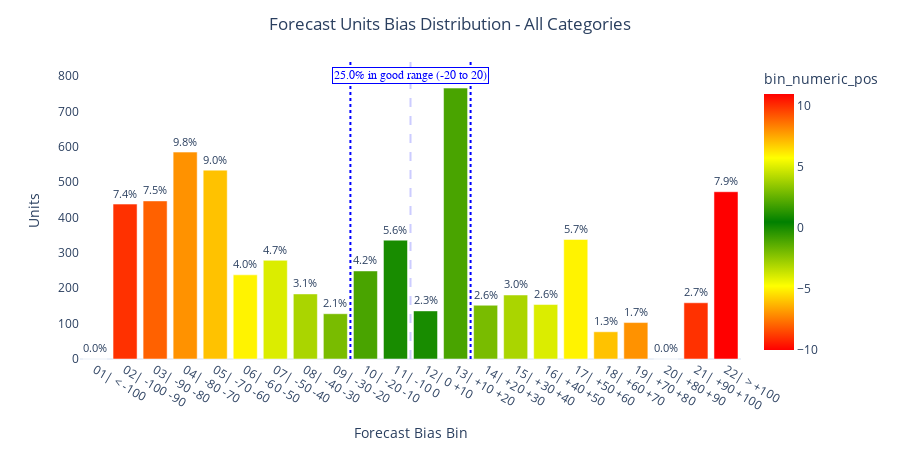

This figure's notebook cell:
### Code cell
df = (evaluation_data
    .where(~(F.col("sales_category").isin(["02| Very Low", "03| Low", "07| High Winning"]))))
FEVAL.plot_accuracy_distribution(df, method="bias").show()

### Figure 1 — Plotly figure (JSON) as saved in the notebook; plotly's stock layout.template omitted (floating-point values rounded to 4 significant figures)
{"data": [{"alignmentgroup": "True", "hovertemplate": "Forecast Bias Bin=%{x}<br>Units=%{y}<br>percentage_of_target=%{text}<br>bin_numeric_pos=%{marker.color}<extra></extra>", "legendgroup": "", "marker": {"color": [-10, -9, -8, -7, -6, -5, -4, -3, -2, -1, 0, 1, 2, 3, 4, 5, 6, 7, 8, 9, 10, 11], "coloraxis": "coloraxis", "pattern": {"shape": ""}}, "name": "", "offsetgroup": "", "orientation": "v", "showlegend": false, "text": [0, 7.4, 7.5, 9.8, 9, 4, 4.7, 3.1, 2.1, 4.2, 5.6, 2.3, 12.9, 2.6, 3, 2.6, 5.7, 1.3, 1.7, 0, 2.7, 7.9], "textposition": "outside", "texttemplate": "%{text:.1f}%", "type": "bar", "x": ["01| < -100", "02| -100 -90", "03| -90 -80", "04| -80 -70", "05| -70 -60", "06| -60 -50", "07| -50 -40", "08| -40 -30", "09| -30 -20", "10| -20 -10", "11| -10 0", "12| 0 +10", "13| +10 +20", "14| +20 +30", "15| +30 +40", "16| +40 +50", "17| +50 +60", "18| +60 +70", "19| +70 +80", "20| +80 +90", "21| +90 +100", "22| > +100"], "xaxis": "x", "y": [0, 438, 447, 585, 534, 238, 279, 184, 128, 249, 336, 136, 766, 152, 181, 154, 338, 77, 103, 0, 159, 473], "yaxis": "y"}], "layout": {"annotations": [{"bgcolor": "white", "bordercolor": "#0000ff", "borderwidth": 1, "font": {"color": "#0000ff", "family": "Arial", "size": 12}, "showarrow": false, "text": "25.0% in good range (-20 to 20)", "x": 10.5, "y": 800.5}], "barmode": "relative", "coloraxis": {"colorbar": {"title": {"text": "bin_numeric_pos"}}, "colorscale": [[0, "red"], [0.25, "yellow"], [0.5, "green"], [0.75, "yellow"], [1, "red"]]}, "height": 450, "legend": {"tracegroupgap": 0}, "margin": {"t": 60}, "shapes": [{"line": {"color": "#ccccff", "dash": "dash"}, "type": "line", "x0": 10.5, "x1": 10.5, "y0": 0, "y1": 842.6}, {"line": {"color": "#0000ff", "dash": "dot"}, "type": "line", "x0": 8.5, "x1": 8.5, "y0": 0, "y1": 842.6}, {"line": {"color": "#0000ff", "dash": "dot"}, "type": "line", "x0": 12.5, "x1": 12.5, "y0": 0, "y1": 842.6}], "title": {"text": "Forecast Units Bias Distribution - All Categories", "x": 0.5}, "width": 900, "xaxis": {"anchor": "y", "domain": [0, 1], "showgrid": false, "title": {"text": "Forecast Bias Bin"}}, "yaxis": {"anchor": "x", "domain": [0, 1], "showgrid": false, "title": {"text": "Units"}}}}
